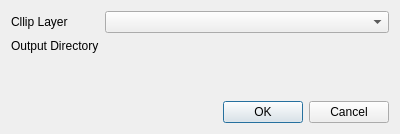
<?xml version="1.0" encoding="UTF-8"?>
<ui version="4.0">
 <class>ElevationTileDownloaderDialogBase</class>
 <widget class="QDialog" name="ElevationTileDownloaderDialogBase">
  <property name="geometry">
   <rect>
    <x>0</x>
    <y>0</y>
    <width>400</width>
    <height>134</height>
   </rect>
  </property>
  <property name="windowTitle">
   <string>Elevation Tile Downloader</string>
  </property>
  <layout class="QVBoxLayout" name="verticalLayout">
   <item>
    <layout class="QFormLayout" name="formLayout_2">
     <item row="0" column="0">
      <widget class="QLabel" name="label">
       <property name="text">
        <string>Cllip Layer</string>
       </property>
      </widget>
     </item>
     <item row="1" column="0">
      <widget class="QLabel" name="label_2">
       <property name="text">
        <string>Output Directory</string>
       </property>
      </widget>
     </item>
     <item row="1" column="1">
      <widget class="QgsFileWidget" name="output_dir">
       <property name="storageMode">
        <enum>QgsFileWidget::GetDirectory</enum>
       </property>
       <property name="options">
        <set>QFileDialog::ShowDirsOnly</set>
       </property>
      </widget>
     </item>
     <item row="0" column="1">
      <widget class="QgsMapLayerComboBox" name="layer_choice"/>
     </item>
    </layout>
   </item>
   <item>
    <widget class="QDialogButtonBox" name="button_box">
     <property name="orientation">
      <enum>Qt::Horizontal</enum>
     </property>
     <property name="standardButtons">
      <set>QDialogButtonBox::Cancel|QDialogButtonBox::Ok</set>
     </property>
    </widget>
   </item>
  </layout>
 </widget>
 <customwidgets>
  <customwidget>
   <class>QgsFileWidget</class>
   <extends>QWidget</extends>
   <header>qgsfilewidget.h</header>
  </customwidget>
  <customwidget>
   <class>QgsMapLayerComboBox</class>
   <extends>QComboBox</extends>
   <header>qgsmaplayercombobox.h</header>
  </customwidget>
 </customwidgets>
 <resources/>
 <connections>
  <connection>
   <sender>button_box</sender>
   <signal>accepted()</signal>
   <receiver>ElevationTileDownloaderDialogBase</receiver>
   <slot>accept()</slot>
   <hints>
    <hint type="sourcelabel">
     <x>20</x>
     <y>20</y>
    </hint>
    <hint type="destinationlabel">
     <x>20</x>
     <y>20</y>
    </hint>
   </hints>
  </connection>
  <connection>
   <sender>button_box</sender>
   <signal>rejected()</signal>
   <receiver>ElevationTileDownloaderDialogBase</receiver>
   <slot>reject()</slot>
   <hints>
    <hint type="sourcelabel">
     <x>20</x>
     <y>20</y>
    </hint>
    <hint type="destinationlabel">
     <x>20</x>
     <y>20</y>
    </hint>
   </hints>
  </connection>
 </connections>
</ui>
